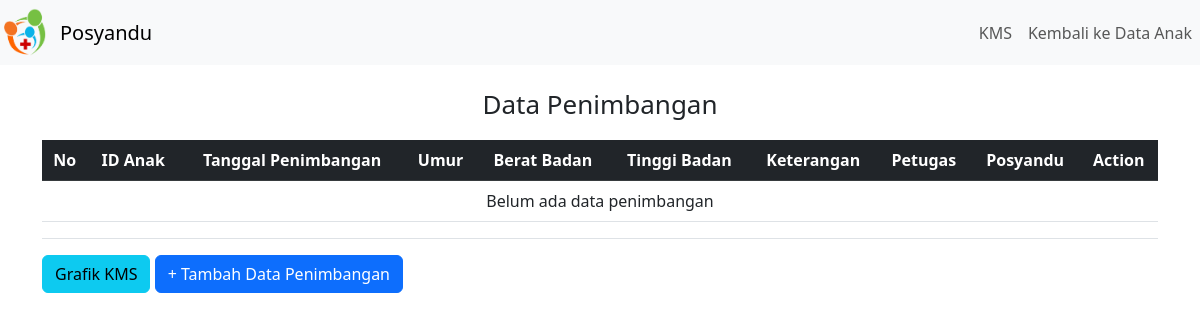
The page /penimbangan/data_penimbangan.php?id_anak=16 on the database as committed earlier.
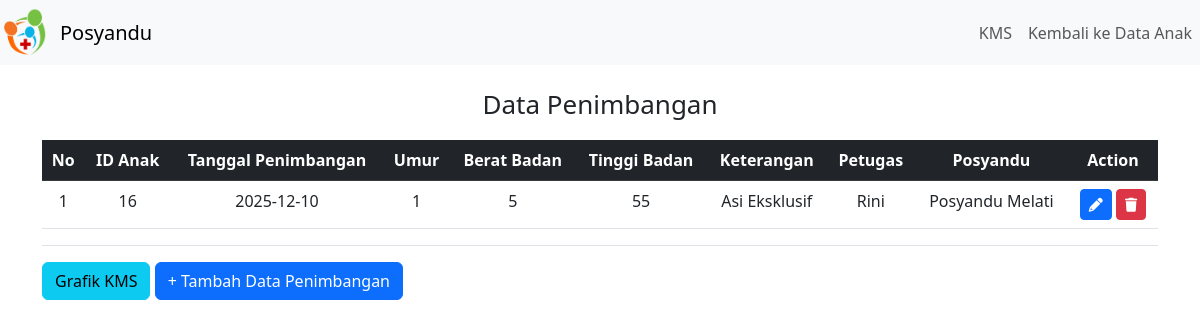
The same page on the database as committed later.
### tables this page shows
CREATE TABLE `t_penimbangan` (
  `id_penimbangan` int(11) NOT NULL,
  `id_anak` int(11) NOT NULL,
  `tgl_penimbangan` date NOT NULL,
  `umur` int(2) NOT NULL,
  `berat_badan` float NOT NULL,
  `tinggi_badan` float NOT NULL,
  `keterangan` text NOT NULL,
  `petugas` varchar(100) NOT NULL,
  `posyandu` varchar(100) NOT NULL
);

### penimbangan/data_penimbangan.php (the view, shortened to what this page needs)
<!DOCTYPE html>
<html>
<head>
  <link rel="stylesheet" href="https://cdn.jsdelivr.net/npm/bootstrap@5.3.0/dist/css/bootstrap.min.css">
  <link rel="stylesheet" href="https://cdnjs.cloudflare.com/ajax/libs/font-awesome/6.0.0-beta3/css/all.min.css">
</head>
<body>
  <?php
  $id_anak = $_GET["id_anak"];
  include_once("connection_pnb.php");
  ?>
  <div class="navbar navbar-expand-lg navbar-light bg-light">
    <div class="navbar-logo">
      <img src="../img/Favicon.png" alt="Posyandu Logo">
    </div>
    <a class="navbar-brand" href="#">Posyandu</a>
    <ul class="navbar-menu navbar-nav ms-auto">
      <li class="nav-item"><a class="nav-link" href="kms.php?id_anak=<?php echo $id_anak; ?>">KMS </a></li>
      <li class="nav-item"><a class="nav-link" href="../data_anak.php">Kembali ke Data Anak</a></li>
    </ul>
  </div>
  <div class="container mt-4">
    <h2 class="title">Data Penimbangan</h2>
    <table class="table">
      <thead class="table-dark">
        <tr>
          <th class="text-center">No</th>
          <th class="text-center">ID Anak</th>
          <th class="text-center">Tanggal Penimbangan</th>
          <th class="text-center">Umur</th>
          <th class="text-center">Berat Badan</th>
          <th class="text-center">Tinggi Badan</th>
          <th class="text-center">Keterangan</th>
          <th class="text-center">Petugas</th>
          <th class="text-center">Posyandu</th>
          <th class="text-center">Action</th>
        </tr>
      </thead>
      <?php $query = $conn->query("SELECT * FROM t_penimbangan WHERE id_anak = '$id_anak'"); ?>
      <?php if ($query->rowCount() > 0): ?>
        <?php
        $no = 1;
        foreach ($query->fetchAll(PDO::FETCH_ASSOC) as $row):
          ?>
          <tr>
            <td class="text-center">
              <?php echo $no; ?>
            </td>
            <td class="text-center">
              <?php echo $row['id_anak']; ?>
            </td>
            <td class="text-center">
              <?php echo $row['tgl_penimbangan']; ?>
            </td>
            <td class="text-center">
              <?php echo $row['umur']; ?>
            </td>
            <td class="text-center">
              <?php echo $row['berat_badan']; ?>
            </td>
            <td class="text-center">
              <?php echo $row['tinggi_badan']; ?>
            </td>
            <td class="text-center">
              <?php echo $row['keterangan']; ?>
            </td>
            <td class="text-center">
              <?php echo $row['petugas']; ?>
            </td>
            <td class="text-center">
              <?php echo $row['posyandu']; ?>
            </td>
            <td class="text-center">
              <a href="edit_pnb.php?id_penimbangan=<?php echo $row['id_penimbangan']; ?>" class="btn btn-sm btn-primary">
                <i class="fas fa-pencil-alt"></i>
              </a>
              <a href="delete_pnb.php?id_penimbangan=<?php echo $row['id_penimbangan']; ?>&id_anak=<?php echo $row['id_anak']; ?>"
                class="btn btn-sm btn-danger">
                <i class="fas fa-trash"></i>
              </a>
            </td>
          </tr>
          <?php
          $no++;
        endforeach;
        ?>
      <?php else: ?>
        <tr>
          <td colspan="10" class="empty-data text-center">Belum ada data penimbangan</td>
        </tr>
      <?php endif; ?>
      <tfoot>
        <tr>
          <th colspan="10"> </th>
        </tr>
      </tfoot>
    </table>
    <div class="action-links">
      <a href="kms.php?id_anak=<?php echo $id_anak; ?>" class="btn btn-info">Grafik KMS</a>
      <a href="create_pnb.php?id_anak=<?php echo $id_anak; ?>" class="btn btn-primary">+ Tambah Data Penimbangan</a>
    </div>
  </div>
</body>
</html>

### penimbangan/data_penimbangan.php (style rules this page uses)
.navbar-logo img { width: 50px; margin-right: 10px; }
.navbar a { text-decoration: none; }
.title { text-align: center; margin-top: 20px; font-size: 26px; margin-bottom: 20px; }

Rows that differ between the two databases and show on the page:
added t_penimbangan: id_anak "16", tgl_penimbangan "2025-12-10", umur "1", berat_badan "5", tinggi_badan "55", keterangan "Asi Eksklusif", petugas "Rini", posyandu "Posyandu Melati"
Other text that changed with them:
text no longer shown: "Belum ada data penimbangan"
